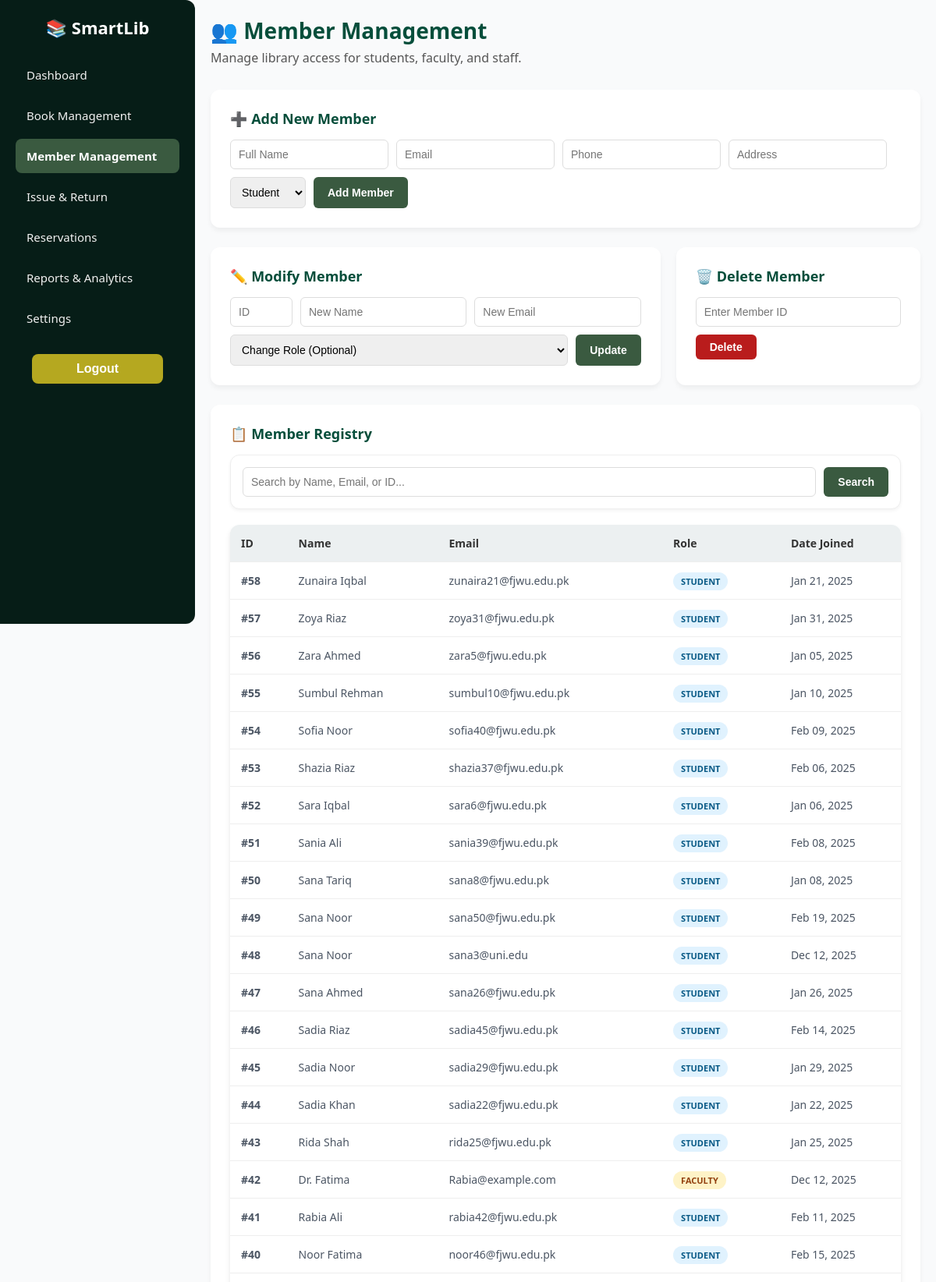
Page /librarian/member-management.php (signed in, upper part) on the committed database.
### tables this page shows
CREATE TABLE `members` (
  `member_id` int(11) UNSIGNED NOT NULL,
  `name` varchar(100) NOT NULL,
  `email` varchar(100) NOT NULL,
  `phone` varchar(20) DEFAULT NULL,
  `address` text DEFAULT NULL,
  `role` enum('student','faculty','admin','librarian') NOT NULL,
  `password` varchar(255) NOT NULL,
  `registration_date` timestamp NOT NULL DEFAULT current_timestamp()
);

### librarian/member-management.php (the view, shortened to what this page needs)
<?php
include '../SmartLib.php';
$search = $_GET['search'] ?? '';
if (!empty($search)) {
  $query = "SELECT * FROM members WHERE name LIKE ? OR email LIKE ? OR member_id = ? ORDER BY member_id DESC";
  $stmt = $conn->prepare($query);
  $term = "%$search%";
  $stmt->bind_param("sss", $term, $term, $search);
  $stmt->execute();
  $members = $stmt->get_result();
} else {
  $members = $conn->query("SELECT * FROM members ORDER BY member_id DESC");
}
?>
<!DOCTYPE html>
<html lang="en">
<head>
  <link rel="stylesheet" href="../assets/styles/theme.css">
  <link rel="stylesheet" href="../assets/styles/layout.css">
  <link rel="stylesheet" href="../assets/styles/student.css">
</head>
<body>
  <?php include '../partials/sidebar.php'; ?>
  <div class="main-content">
    <div class="content-header">
      <h1>👥 Member Management</h1>
      <p>Manage library access for students, faculty, and staff.</p>
    </div>
    <div class="action-section">
      <h2>➕ Add New Member</h2>
      <form method="post">
        <input type="text" name="name" placeholder="Full Name" required>
        <input type="email" name="email" placeholder="Email" required>
        <input type="text" name="phone" placeholder="Phone">
        <input type="text" name="address" placeholder="Address">
        <select name="role" required>
          <option value="student">Student</option>
        </select>
        <button type="submit" name="add_member">Add Member</button>
      </form>
    </div>
    <div style="display: flex; gap: 20px;">
      <div class="action-section" style="flex: 2;">
        <h2>✏️ Modify Member</h2>
        <form method="post">
          <input type="number" name="member_id" placeholder="ID" required style="width: 80px; flex: none;">
          <input type="text" name="name" placeholder="New Name" style="flex: 1;">
          <input type="email" name="email" placeholder="New Email" style="flex: 1;">
          <select name="role" style="flex: 1;">
            <option value="">Change Role (Optional)</option>
          </select>
          <button type="submit" name="modify_member">Update</button>
        </form>
      </div>
      <div class="action-section" style="flex: 1;">
        <h2>🗑️ Delete Member</h2>
        <form method="post" onsubmit="return confirm('Confirm Delete?');">
          <input type="number" name="delete_id" placeholder="Enter Member ID" required style="flex: 1;">
          <button type="submit" name="delete_member" class="btn-delete">Delete</button>
        </form>
      </div>
    </div>
    <div class="action-section">
      <h2>📋 Member Registry</h2>
      <form method="GET" class="search-box">
        <input type="text" name="search" placeholder="Search by Name, Email, or ID..."
          value="<?= htmlspecialchars($search) ?>">
        <button type="submit">Search</button>
      </form>
      <table>
        <thead>
          <tr>
            <th>ID</th>
            <th>Name</th>
            <th>Email</th>
            <th>Role</th>
            <th>Date Joined</th>
          </tr>
        </thead>
        <tbody>
          <?php if ($members->num_rows > 0): ?>
            <?php while ($m = $members->fetch_assoc()): ?>
              <tr>
                <td><strong>#<?= $m['member_id'] ?></strong></td>
                <td><?= htmlspecialchars($m['name']) ?></td>
                <td><?= htmlspecialchars($m['email']) ?></td>
                <td>
                  <span class="role-badge role-<?= strtolower($m['role']) ?>">
                    <?= $m['role'] ?>
                  </span>
                </td>
                <td><?= date("M d, Y", strtotime($m['registration_date'])) ?></td>
              </tr>
            <?php endwhile; ?>
          <?php else: ?>
            <tr>
              <td colspan="5" style="text-align:center; padding:30px;">No members found in the records.</td>
            </tr>
          <?php endif; ?>
        </tbody>
      </table>
    </div>
  </div>
</body>
</html>

### assets/styles/theme.css (style rules this page uses)
:root { --green-950: #03110d; --green-900: #061d17; --green-800: #083326; --green-700: #064e3b; --green-600: #1f5134; --green-500: #2f6b4a; --green-400: #3a5a40; --green-300: #7fbf9f; --green-200: #bfe3d1; --green-100: #e7f5ef; --accent: #10b981; --danger: #c0392b; --warning: #b5a820; --text: #333333; --muted: #555555; --bg: #f9fafb; --white: #ffffff; --shadow: 0 4px 12px rgba(0, 0, 0, 0.12); --soft-shadow: 0 6px 18px rgba(0, 0, 0, 0.14); --radius: 12px; }
* { margin: 0; padding: 0; box-sizing: border-box; }
html, body { height: 100%; font-family: "Segoe UI", Arial, sans-serif; color: var(--text); background: var(--bg); }

### assets/styles/layout.css (style rules this page uses)
.main-content { margin-left: 250px; padding: 20px; width: calc(100% - 250px); }

### assets/styles/student.css (style rules this page uses)
table { width: 100%; border-collapse: collapse; min-width: 600px; background: var(--white); border-radius: var(--radius); overflow: hidden; box-shadow: var(--shadow); }
thead th { text-align: left; padding: 14px; background: #ecf0f1; color: var(--text); }
tbody td { padding: 14px; border-bottom: 1px solid #eee; }

### librarian/member-management.php (style rules this page uses)
.content-header { margin-bottom: 30px; }
.content-header h1 { font-size: 28px; color: #064e3b; font-weight: 700; margin-bottom: 5px; }
.content-header p { color: #555; font-size: 16px; }
.action-section { background: #fff; border-radius: 12px; box-shadow: 0 4px 6px rgba(0, 0, 0, 0.05); padding: 25px; margin-bottom: 25px; }
.action-section h2 { color: #064e3b; font-size: 18px; margin-bottom: 15px; display: flex; align-items: center; gap: 10px; }
form { display: flex; flex-wrap: wrap; gap: 10px; }
input, select { padding: 10px; border: 1px solid #ddd; border-radius: 6px; font-size: 14px; }
button { background: #3a5a40; color: white; border: none; padding: 8px 18px; border-radius: 6px; cursor: pointer; font-weight: 600; font-size: 14px; transition: background 0.3s; }
.btn-delete { background: #b91c1c !important; }
.search-box { background: #fff; padding: 15px; border-radius: 12px; box-shadow: 0 2px 4px rgba(0, 0, 0, 0.05); margin-bottom: 20px; display: flex; gap: 10px; border: 1px solid #eee; }
.search-box input { flex: 1; }
table { width: 100%; border-collapse: collapse; background: #fff; border-radius: 12px; overflow: hidden; box-shadow: 0 4px 6px rgba(0, 0, 0, 0.1); }
th { background: #f3f4f6; color: #374151; padding: 12px; text-align: left; font-size: 14px; font-weight: 600; border-bottom: 1px solid #eee; }
td { padding: 12px; border-bottom: 1px solid #eee; font-size: 14px; color: #4b5563; }
.role-badge { padding: 4px 10px; border-radius: 20px; font-size: 11px; font-weight: bold; text-transform: uppercase; }
.role-student { background: #e0f2fe; color: #075985; }
.role-faculty { background: #fef3c7; color: #92400e; }

### rows in the picture
members: member_id "58", name "Zunaira Iqbal", email "zunaira21@fjwu.edu.pk", role "STUDENT", registration_date "Jan 21, 2025"
members: member_id "57", name "Zoya Riaz", email "zoya31@fjwu.edu.pk", role "STUDENT", registration_date "Jan 31, 2025"
members: member_id "56", name "Zara Ahmed", email "zara5@fjwu.edu.pk", role "STUDENT", registration_date "Jan 05, 2025"
members: member_id "55", name "Sumbul Rehman", email "sumbul10@fjwu.edu.pk", role "STUDENT", registration_date "Jan 10, 2025"
members: member_id "54", name "Sofia Noor", email "sofia40@fjwu.edu.pk", role "STUDENT", registration_date "Feb 09, 2025"
members: member_id "53", name "Shazia Riaz", email "shazia37@fjwu.edu.pk", role "STUDENT", registration_date "Feb 06, 2025"
members: member_id "52", name "Sara Iqbal", email "sara6@fjwu.edu.pk", role "STUDENT", registration_date "Jan 06, 2025"
members: member_id "51", name "Sania Ali", email "sania39@fjwu.edu.pk", role "STUDENT", registration_date "Feb 08, 2025"
members: member_id "50", name "Sana Tariq", email "sana8@fjwu.edu.pk", role "STUDENT", registration_date "Jan 08, 2025"
members: member_id "49", name "Sana Noor", email "sana50@fjwu.edu.pk", role "STUDENT", registration_date "Feb 19, 2025"
members: member_id "48", name "Sana Noor", email "sana3@uni.edu", role "STUDENT", registration_date "Dec 12, 2025"
members: member_id "47", name "Sana Ahmed", email "sana26@fjwu.edu.pk", role "STUDENT", registration_date "Jan 26, 2025"
members: member_id "46", name "Sadia Riaz", email "sadia45@fjwu.edu.pk", role "STUDENT", registration_date "Feb 14, 2025"
members: member_id "45", name "Sadia Noor", email "sadia29@fjwu.edu.pk", role "STUDENT", registration_date "Jan 29, 2025"
members: member_id "44", name "Sadia Khan", email "sadia22@fjwu.edu.pk", role "STUDENT", registration_date "Jan 22, 2025"
members: member_id "43", name "Rida Shah", email "rida25@fjwu.edu.pk", role "STUDENT", registration_date "Jan 25, 2025"
members: member_id "42", name "Dr. Fatima", email "Rabia@example.com", role "FACULTY", registration_date "Dec 12, 2025"
members: member_id "41", name "Rabia Ali", email "rabia42@fjwu.edu.pk", role "STUDENT", registration_date "Feb 11, 2025"
members: member_id "40", name "Noor Fatima", email "noor46@fjwu.edu.pk", role "STUDENT", registration_date "Feb 15, 2025"
